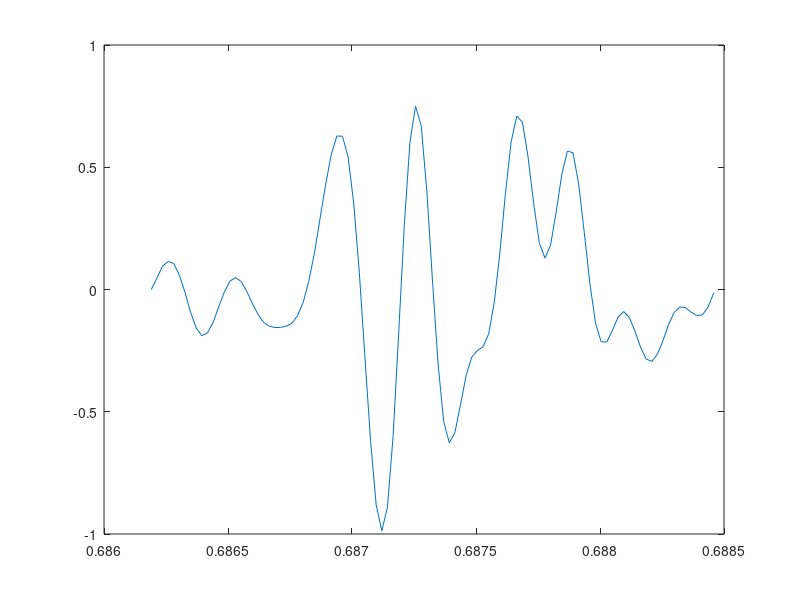
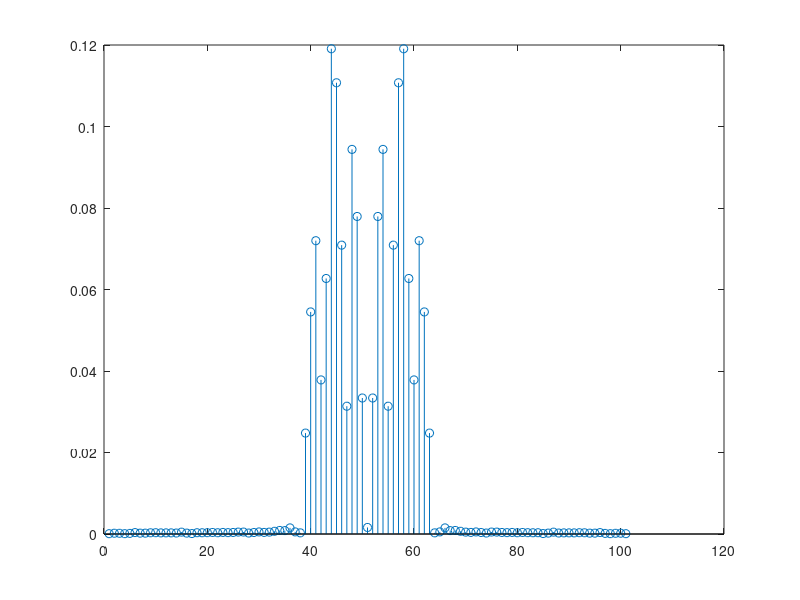
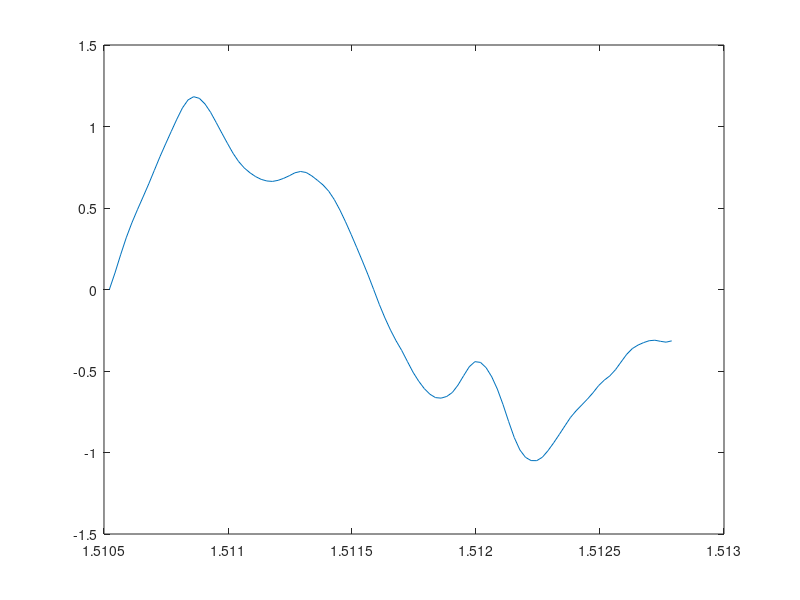
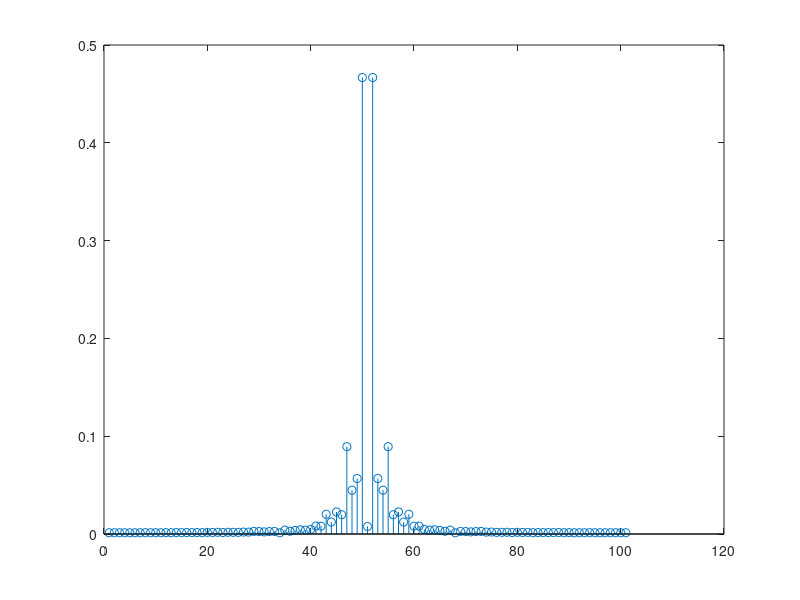

MATLAB code for these plots, in order:
%yeah this code is hot garbage apologies to whoever has to read it
load('3015_Discussion_7_Matlab.mat');

%generate cosine signal
t_cosine = 0:1/fs:3;
cosine = cos(2*pi*t_cosine*440);

%oboe
signal = oboe;
w0 = 440; 

t = (0:1/fs:(length(signal)-1)/fs)';

start_sustain_index = find(t == 0.5);
end_sustain_index = find(t == 1);
signal_sustain = signal(start_sustain_index:end_sustain_index);
t_sustain = t(start_sustain_index:end_sustain_index);

starti = find(signal_sustain == 0, 1);
[~, endi] = min(abs(t_sustain - (t_sustain(starti) + 1/w0)));
period = signal_sustain(starti:endi);
t_period = t_sustain(starti:endi);
figure(1);
plot(t_period, period); % one period plot
figure(2);
oboe_coeffs = fft(period)/length(period);
oboe_coeffs = fftshift(oboe_coeffs);
stem(abs(oboe_coeffs));

%sax
signal = sax;
w0 = 440; 

t = (0:1/fs:(length(signal)-1)/fs)';

start_sustain_index = find(t == 1);
end_sustain_index = find(t == 2);
signal_sustain = signal(start_sustain_index:end_sustain_index);
t_sustain = t(start_sustain_index:end_sustain_index);

starti = find(signal_sustain == 0, 1);
[~, endi] = min(abs(t_sustain - (t_sustain(starti) + 1/w0)));
period = signal_sustain(starti:endi);
t_period = t_sustain(starti:endi);
figure(3);
plot(t_period, period); % one period plot
figure(4);
coeffs = fft(period)/length(period);
coeffs = fftshift(coeffs);
stem(abs(coeffs));

%cosine
signal = cosine;
w0 = 440; 

t = (0:1/fs:(length(signal)-1)/fs)';

start_sustain_index = find(t == 1);
end_sustain_index = find(t == 2);
signal_sustain = signal(start_sustain_index:end_sustain_index);
t_sustain = t(start_sustain_index:end_sustain_index);

starti = find(signal_sustain == 1, 1);
[~, endi] = min(abs(t_sustain - (t_sustain(starti) + 1/w0)));
period = signal_sustain(starti:endi);
t_period = t_sustain(starti:endi);
figure(5);
plot(t_period, period); % one period plot
figure(6);
coeffs = fft(period)/length(period);
coeffs = fftshift(coeffs);
stem(abs(coeffs));

%Question 5: Out of all the signals, the oboe has the largest harmonics.
%As is expected, the pure cosine signal only has two harmonics at 1 and -1,
%with the harmonic at 0 being equal to 0. The saxaphone signal falls in
%between, with its harmonics not being as large as the oboe, but having two
%very large harmonics at 1 and -1.

%piano
signal = piano;
w0 = 220; 

t = (0:1/fs:(length(signal)-1)/fs)';

start_sustain_index = find(t == 0.5);
end_sustain_index = find(t == 1);
signal_sustain = signal(start_sustain_index:end_sustain_index);
t_sustain = t(start_sustain_index:end_sustain_index);

starti = find(signal_sustain == 0, 1);
[~, endi] = min(abs(t_sustain - (t_sustain(starti) + 1/w0)));
period = signal_sustain(starti:endi);
t_period = t_sustain(starti:endi);
figure(7);
plot(t_period, period); % one period plot
figure(8);
coeffs = fft(period)/length(period);
coeffs = fftshift(coeffs);
stem(abs(coeffs));

%Question 6: The piano's harmonics are small compared to the other signals,
%but they are distributed relatively simmilar to the saxaphone harmonics.

t = 0:1/fs:3;
x1 = exp(1j*2*pi*440*t);

t_period = find(t >= 0 & t <= 1/440);
x1_period = x1(1:101);
figure(9);
plot(t_period, x1_period);

%Question 7: We are obtaining a cosine signal.

%root of coeffs is at 51, +- 14 is loop
x = 0;
for n = 37:65
    k = n - 51;
    x = x + oboe_coeffs(n) * exp(1j*k*2*pi*440*t);
end
figure(10);
plot(t_period, x(1:101));

%Question 8: The signal looks nearly identical to the original oboe signal.
%When listening to it, it sounds nearly identical to the original oboe as
%well

x_abs = 0;
for n = 37:65
    k = n - 51;
    x_abs = x_abs + abs(oboe_coeffs(n)) * exp(1j*k*2*pi*440*t);
end
figure(11);
plot(t_period, x_abs(1:101));

%Question 9: The two signals are noticably different, the absolute value
%one sounds much more mechanical and robotic, whereas the signal without
%absolute value sounds much more natural.
